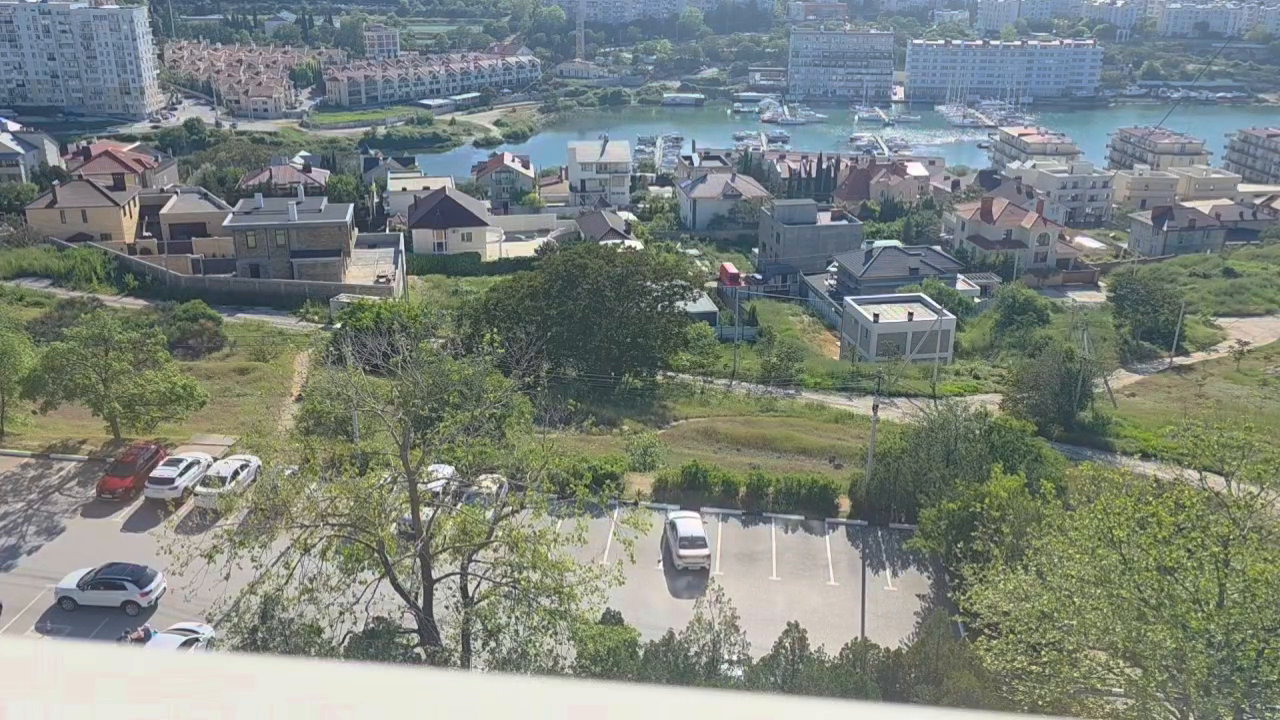
#> input picture frame 52 of video_test3.mp4, 1280 x 720 px, given in place of video_test.mp4, which was not available
$ python create_spots.py
#> lines starting #> are read from the running program, lines starting #| are printed output that depends on the picture; after the words box and inside, x2 and y2 are one past the last pixel; in counts of white or black regions, pixels touching at a corner belong together; pictures that were not available may be replaced by others from this repository, and a replacement may not be noted
import cv2
import os
import argparse


def load_existing_spots(filepath):
    """Загружает существующие места из файла"""
    spots = []
    if os.path.exists(filepath):
        with open(filepath, "r") as f:
            for line in f:
                x1, y1, x2, y2 = map(int, line.strip().split(","))
                spots.append((x1, y1, x2, y2))
        print(f"Загружено {len(spots)} мест из {filepath}")
    return spots


# [6 lines left out: function save_spots, not called in this run]


def draw_all_spots(frame, spots, show_numbers=True, highlight_idx=None):
    """Отрисовывает все прямоугольники и номера"""
    for idx, (x1, y1, x2, y2) in enumerate(spots):
        # Выделяем выбранное место другим цветом
        if highlight_idx == idx:
            color = (255, 255, 0)  # Жёлтый для выбранного
            thickness = 3
        else:
            color = (0, 255, 0)  # Зелёный для обычных
            thickness = 2

        cv2.rectangle(frame, (x1, y1), (x2, y2), color, thickness)
        if show_numbers:
            # Номер места в левом верхнем углу прямоугольника
            cv2.putText(frame, str(idx + 1), (x1 + 2, y1 + 15),
                        cv2.FONT_HERSHEY_SIMPLEX, 0.5, color, 2)


class SpotEditor:
    def __init__(self, video_path, spots_file):
#> called with video_path = 'vid_frags/video_test.mp4', spots_file = 'spots/spots.txt'
        self.video_path = video_path
        self.spots_file = spots_file
        self.spots = []
        self.start_point = None
        self.show_numbers = True
        self.selected_spot = -1  # Индекс выбранного места (-1 = ничего не выбрано)
        self.mode = "draw"  # draw, delete_mode, clear_confirm

        # Загружаем видео
        self.cap = cv2.VideoCapture(video_path)
        ret, self.frame = self.cap.read()
#> self.frame is the input picture: shape (720, 1280, 3); mean B, G, R 125.8, 132.1, 124.4
        if not ret:
            raise ValueError("Не удалось прочитать видео")
        self.cap.release()

        # Загружаем существующие места
        self.spots = load_existing_spots(spots_file)

        # Создаём окно
        cv2.namedWindow("Parking spot editor")
        cv2.setMouseCallback("Parking spot editor", self.mouse_callback)

    # [35 lines left out: function mouse_callback, not called in this run]

    def get_display_frame(self):
        """Возвращает кадр с отрисованными местами"""
        frame_copy = self.frame.copy()
        draw_all_spots(frame_copy, self.spots, self.show_numbers, self.selected_spot)

        # Добавляем подсказки внизу экрана
        h, w = frame_copy.shape[:2]
        cv2.rectangle(frame_copy, (0, h - 100), (w, h), (0, 0, 0), -1)
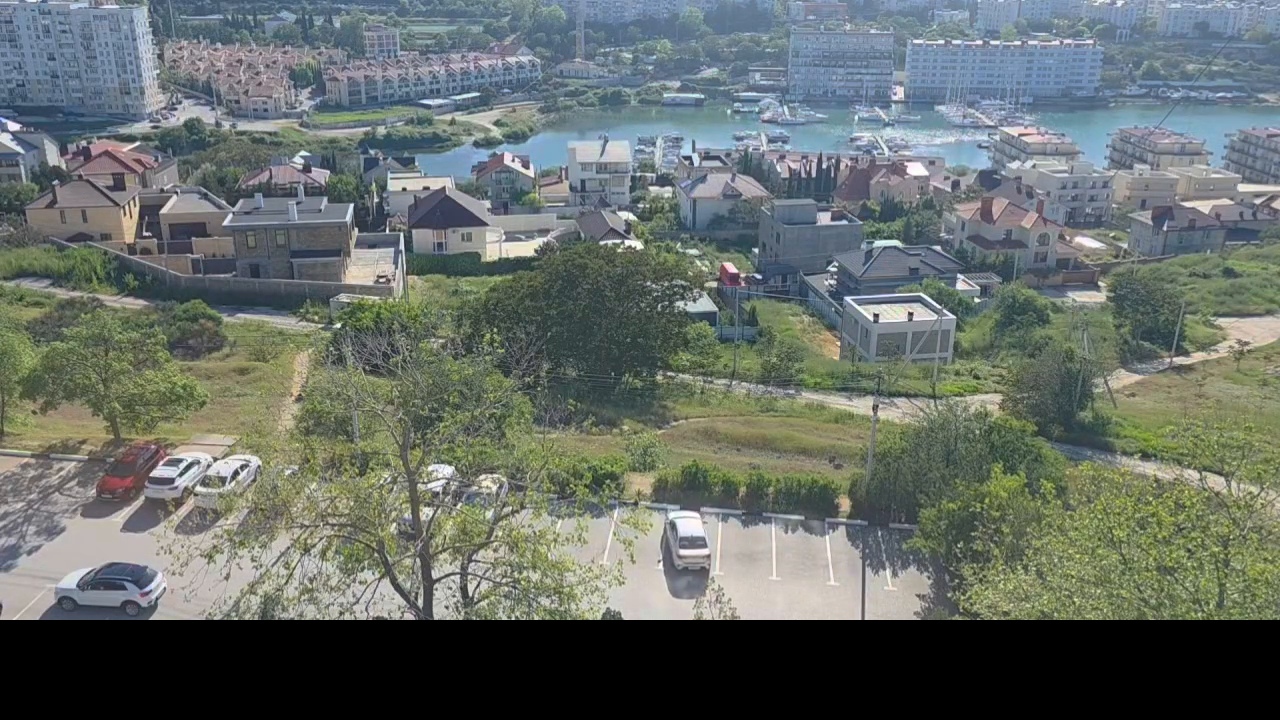
#> frame_copy: shape (720, 1280, 3); 13.89% of pixels changed, all inside (x1, y1, x2, y2) = (0, 620, 1280, 720)

        # Базовые команды
        y_offset = h - 90
        commands = [
            "S: Save | Q: Quit | H: Hide/Show numbers",
            f"Spots: {len(self.spots)} | Numbers: {'ON' if self.show_numbers else 'OFF'}"
        ]

        # Разные режимы
        if self.mode == "delete_mode":
            commands.append(" DELETE MODE: Click on spot to delete | ESC to exit mode")
            cv2.rectangle(frame_copy, (0, h - 100), (w, h), (0, 0, 255), 2)
        elif self.mode == "clear_confirm":
            commands.append(" DELETE ALL? Press Y to confirm, N to cancel")
            cv2.rectangle(frame_copy, (0, h - 100), (w, h), (0, 0, 255), 3)
        else:
            commands.append("D: Delete mode (click on spot) | C: Clear all spots | R: Reset mode")

        for i, cmd in enumerate(commands):
            cv2.putText(frame_copy, cmd, (10, y_offset + i * 20),
                        cv2.FONT_HERSHEY_SIMPLEX, 0.5, (255, 255, 255), 1)
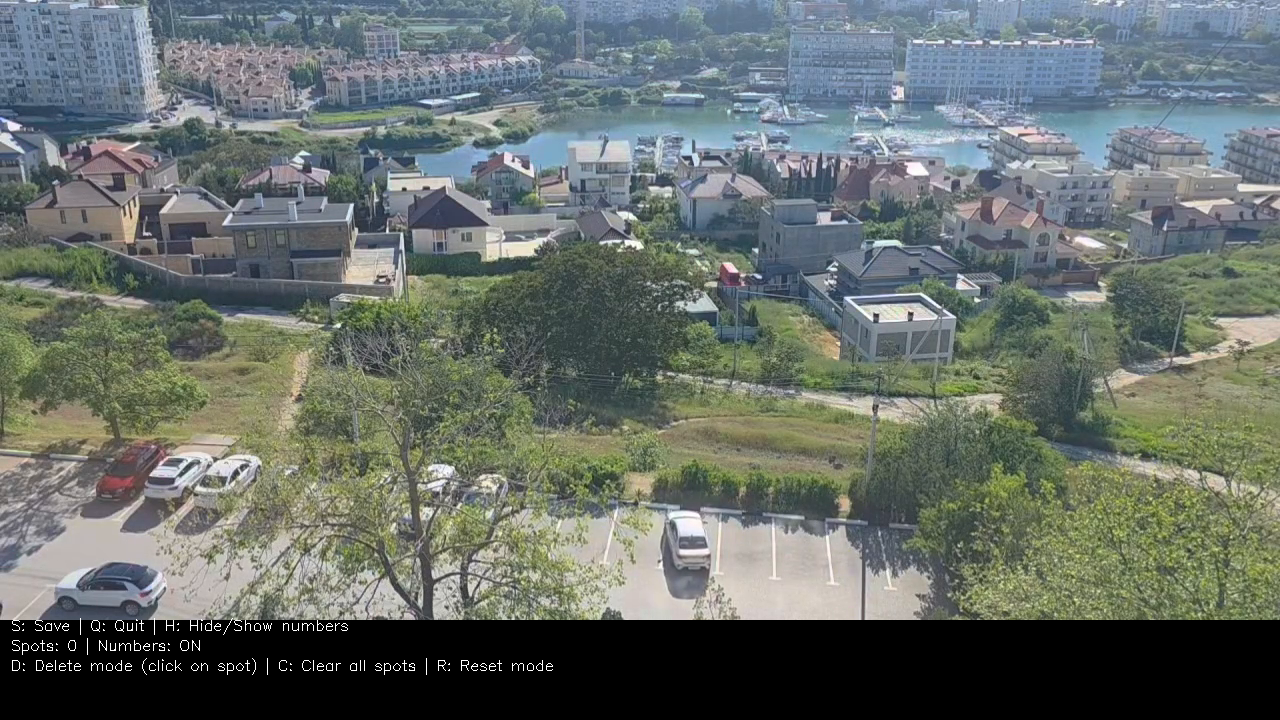
#> frame_copy: shape (720, 1280, 3); 0.23% of pixels changed, all inside (x1, y1, x2, y2) = (12, 618, 553, 675)

        # Показываем количество мест вверху
        cv2.putText(frame_copy, f"Spots: {len(self.spots)}", (10, 30),
                    cv2.FONT_HERSHEY_SIMPLEX, 0.7, (0, 255, 0), 2)
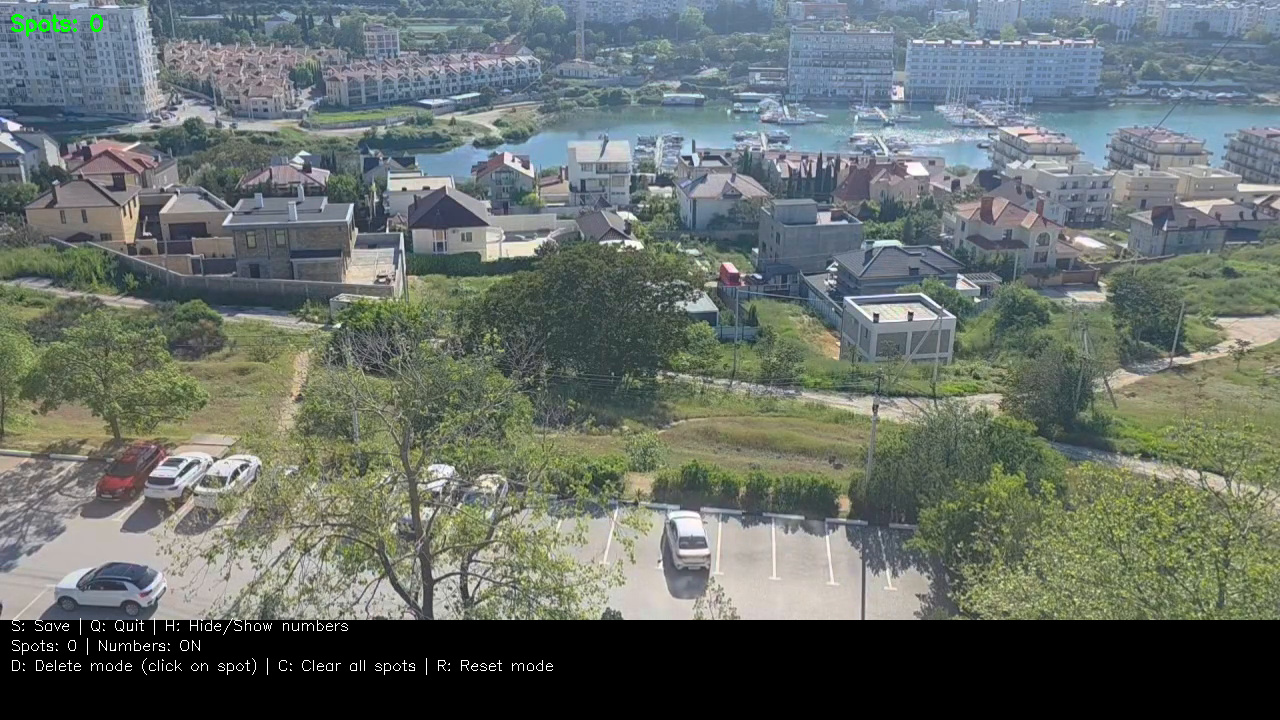
#> frame_copy: shape (720, 1280, 3); 0.07% of pixels changed, all inside (x1, y1, x2, y2) = (11, 14, 103, 37)

        # Если выбран режим удаления, показываем дополнительный текст
        if self.mode == "delete_mode":
            cv2.putText(frame_copy, "DELETE MODE ACTIVE", (w - 250, 30),
                        cv2.FONT_HERSHEY_SIMPLEX, 0.6, (0, 0, 255), 2)

        return frame_copy

    def update_display(self):
        """Обновляет отображение в окне"""
        display_frame = self.get_display_frame()
        cv2.imshow("Parking spot editor", display_frame)

    # [65 lines left out: functions delete_spot_by_index, delete_last_spot, toggle_delete_mode, start_clear_all, confirm_clear_all, cancel_clear_all and 2 more, not called in this run]

    def run(self):
        """Главный цикл приложения"""
        print("\n=== Редактор парковочных мест ===")
        print(f"Видео: {self.video_path}")
        print(f"Файл мест: {self.spots_file}")
        print(f"Загружено мест: {len(self.spots)}")
        print("\nУправление:")
        print("  Мышь: нарисовать прямоугольник (зажать левую кнопку)")
        print("  S: Сохранить")
        print("  Q: Выйти")
        print("  D: Режим удаления (кликнуть на место для удаления)")
        print("  C: Очистить все места (с подтверждением Y/N)")
        print("  R: Сбросить режим")
        print("  H: Показать/скрыть номера мест")
        print("=" * 40)

        self.update_display()

        while True:
            key = cv2.waitKey(1) & 0xFF
#> (key q is pressed here)

            if key == ord('s'):
                # Сохранить
                save_spots(self.spots, self.spots_file)
                self.reset_mode()

            elif key == ord('q'):
                # [6 lines of commented-out code are left out]
                    break

            elif key == ord('d'):
                # Переключить режим удаления
                self.toggle_delete_mode()

            elif key == ord('c'):
                # Начать очистку всех мест
                self.start_clear_all()

            elif key == ord('r'):
                # Сбросить режим
                self.reset_mode()

            elif key == ord('h'):
                # Переключить отображение номеров
                self.toggle_numbers()

            elif key == ord('y') and self.mode == "clear_confirm":
                # Подтвердить очистку
                self.confirm_clear_all()

            elif key == ord('n') and self.mode == "clear_confirm":
                # Отменить очистку
                self.cancel_clear_all()

            elif key == 27:  # ESC
                # Выход из любого режима в режим рисования
                self.reset_mode()

        cv2.destroyAllWindows()


def main():
    parser = argparse.ArgumentParser(description='Редактор парковочных мест')
    parser.add_argument('--video', type=str, default='vid_frags/video_test.mp4',
                        help='Путь к видеофайлу')
    parser.add_argument('--spots', type=str, default='spots/spots.txt',
                        help='Путь к файлу с координатами мест')

    args = parser.parse_args()

    # Создаём директорию для файла мест, если её нет
    os.makedirs(os.path.dirname(args.spots), exist_ok=True)

    try:
        editor = SpotEditor(args.video, args.spots)
        editor.run()
    except Exception as e:
        print(f"Ошибка: {e}")


if __name__ == "__main__":
    main()

$ run again, starting later in the video
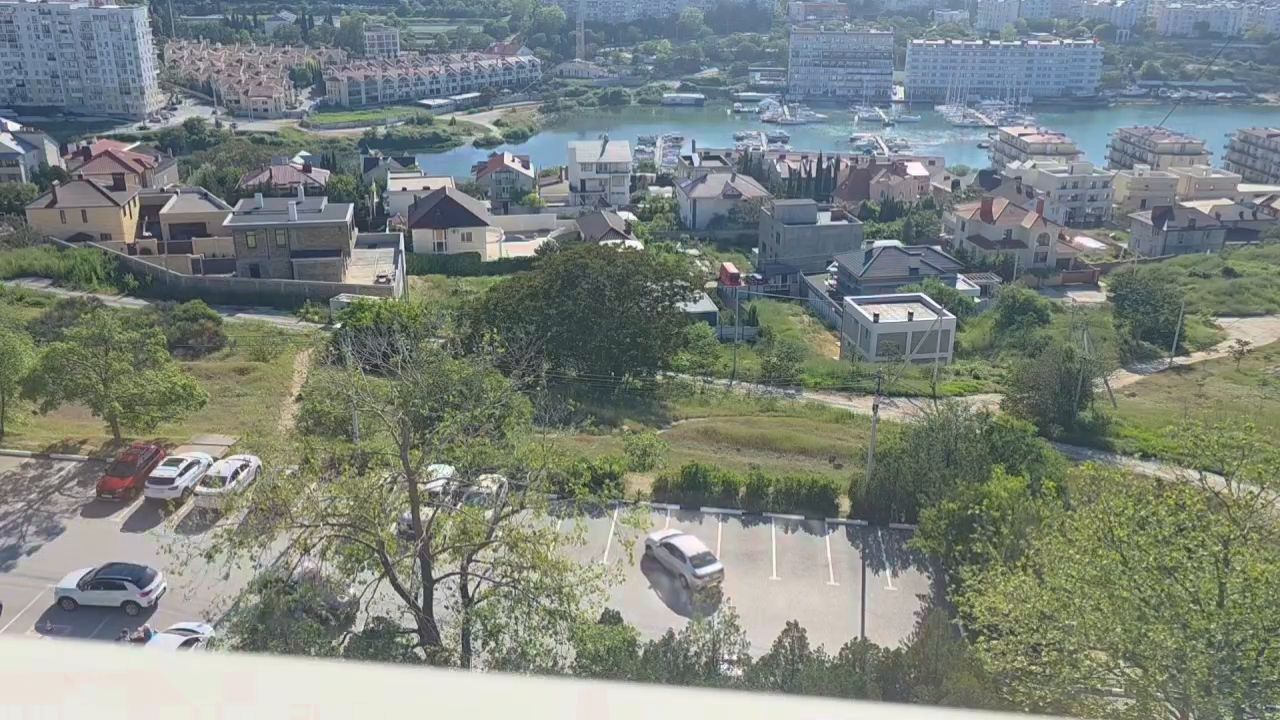
#> input picture frame 236 of video_test3.mp4, 1280 x 720 px, given in place of video_test.mp4, which was not available
#> in __init__, self.frame is the input picture: shape (720, 1280, 3); mean B, G, R 125.6, 131.6, 124.1
#> after the loop in get_display_frame, `for i, cmd in enumerate(commands):`:
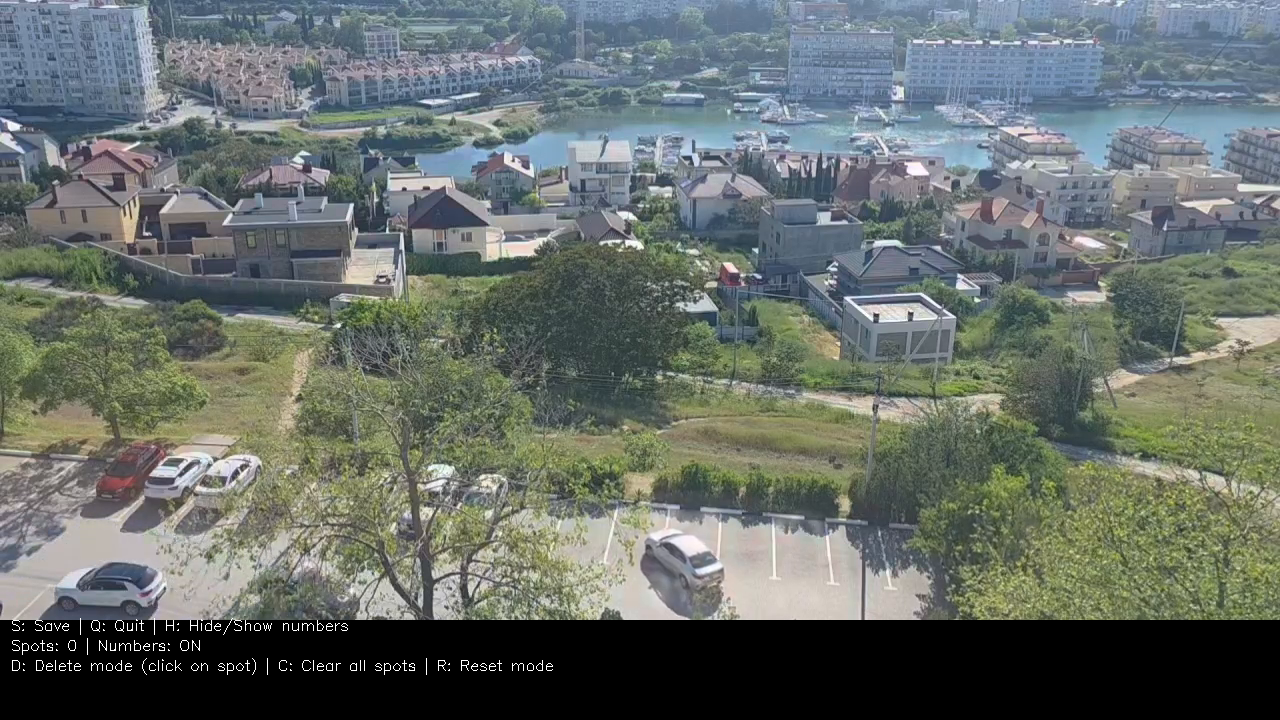
#> frame_copy: shape (720, 1280, 3); mean B, G, R 105, 109.2, 102
#> in get_display_frame, `cv2.putText(frame_copy, f"Spots: {len(self.spots)}", (10, 30), cv2.FON..`:
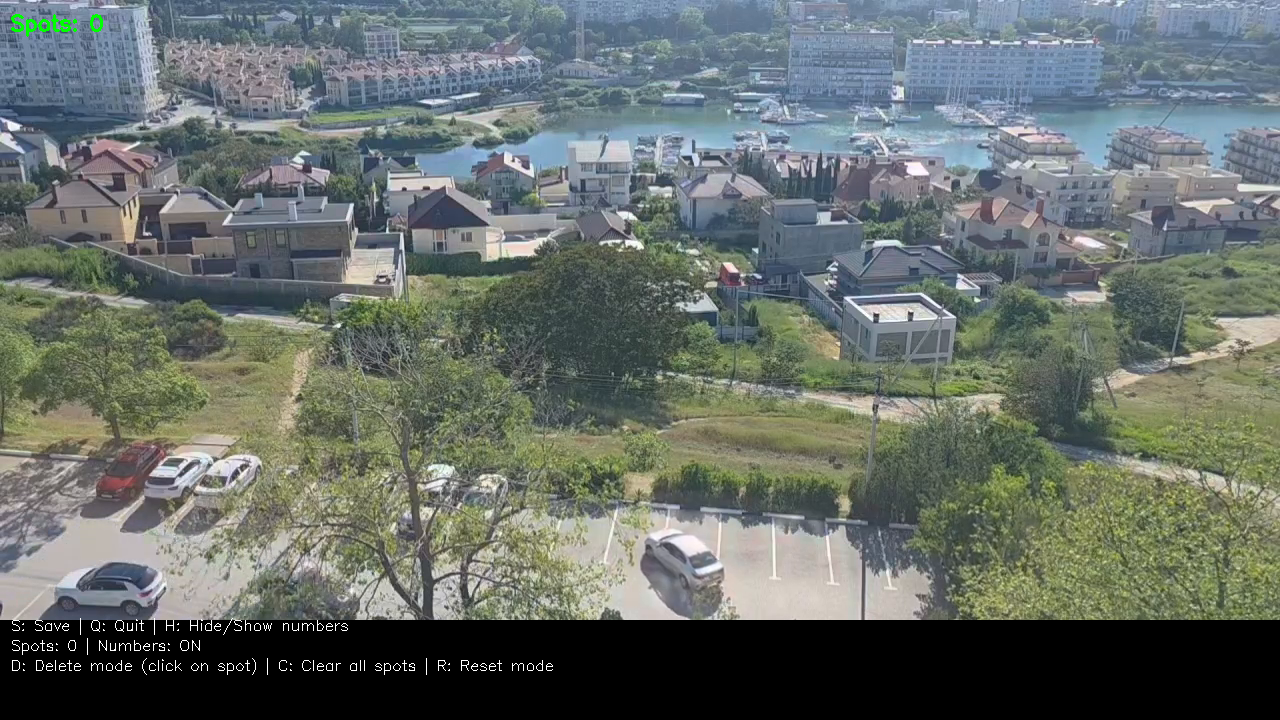
#> frame_copy: shape (720, 1280, 3); 0.07% of pixels changed, all inside (x1, y1, x2, y2) = (11, 14, 103, 37)
